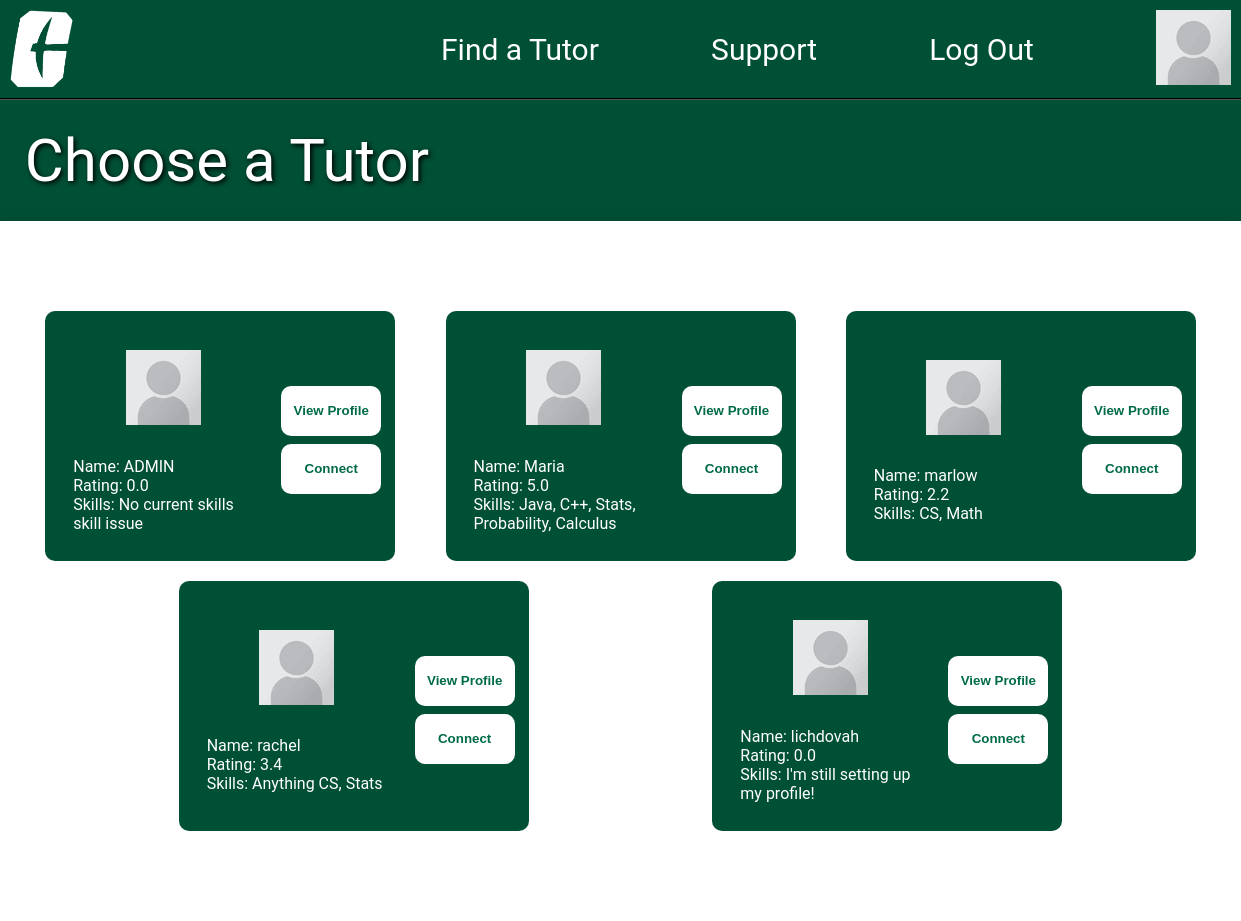
The app's page /choose-a-tutor/ (signed in), older data.
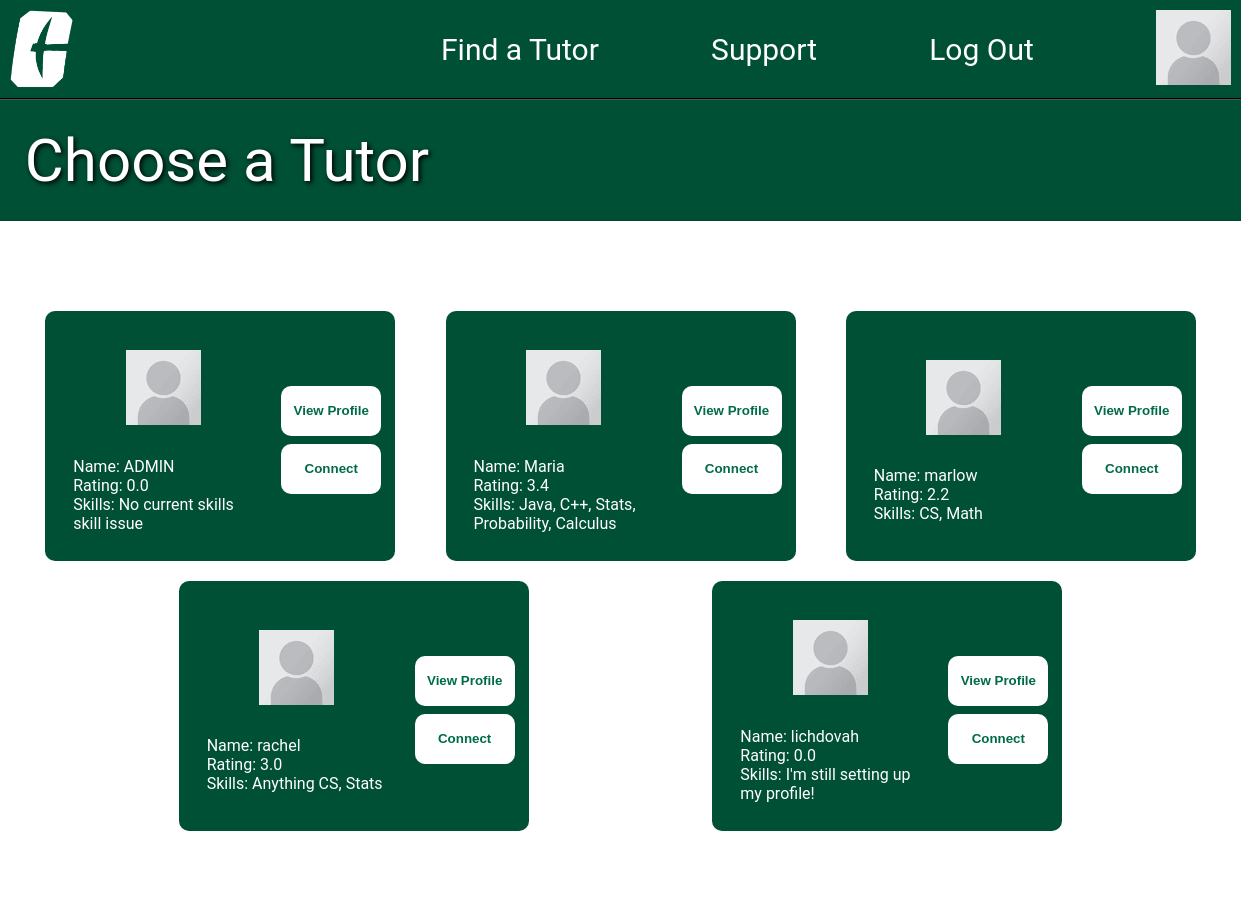
The same page, newer data.
### base/models.py (models this page shows, shortened)
class User(AbstractUser):
    email = models.EmailField(unique=True, null=True)
    bio = models.TextField(null=True, default="I'm still setting up my profile!")
    avatar = models.ImageField(null=True, default="profile-pic-placeholder.png")
    classes = models.ManyToManyField('Classes', blank=True)
    skills = models.TextField(null=True,blank=True, default="I'm still setting up my profile!")
    currentYear = models.CharField(max_length=50, null=True, blank=True, default="I'm still setting up my profile!")
    tutor = models.BooleanField(default=False)
    rating = models.FloatField(default=0.00)
    USERNAME_FIELD = 'email'
    REQUIRED_FIELDS = ['username']

### base/views.py (the view)
# urls.py: path('choose-a-tutor/', views.ChooseATutor, name='choose-a-tutor'),
@login_required(login_url='login')
def ChooseATutor(request):
    tutors = get_tutors_by_skill(request)
    context = {
        'tutors': tutors,
    }
    return render(request, 'base/choose-a-tutor.html', context)

### base/views.py (called while the page is built, shortened)
def get_tutors_by_skill(request):
    query = request.GET.get('q', '').strip()
    tutors = User.objects.all()
    return tutors

### base/templates/base/choose-a-tutor.html
{% extends 'main.html' %}
{% block content %}
<body class="choose-a-tutor">
    <p class = "title-style"">Choose a Tutor</p>
    <div class="choose-a-tutor-Body">
        {% if tutors %}
            {% for tutor in tutors %}
            <div class = "choose-a-tutor-Profile">
                <div class="tutor-card-left">
                    <div class = "choose-a-tutor-Profile-Image"><img src = "../static/images/profile-pic-placeholder.png"/></div>
                    <div class = "choose-a-tutor-Profile-Info">
                        <div class = "choose-a-tutor-Profile-Name">Name: {{tutor.username}}</div>
                        <div class = "choose-a-tutor-Profile-Rating">Rating: {{tutor.rating}}</div>
                        <div class = "choose-a-tutor-Profile-Major">Skills: {{tutor.skills|default:"Not Specified"}}</div>
                    </div>
                </div>
                <div class="tutor-card-right">
                    <div class = "choose-a-tutor-Profile-Button">
                        <a href = "{% url 'user-profile' tutor.id%}" type="submit"><input type="submit" value="View Profile" /></a>
                        <a href = "{% url 'zoom-page' %}" type="submit"><input type="submit" value="Connect" /></a>
                    </div>
                </div>
            </div>
            {% endfor %}
        {% else %}
            <div class="choose-a-tutor-no-tutors-found">
                <p>No tutors found matching your search criteria.</p>
                <p>Please try different keywords or check back later.</p>
            </div>
        {% endif %}
    </div>
</body>
{% endblock %}

### templates/main.html (shortened to what this page needs)
<!DOCTYPE html>
{% load static %}
<html lang="en">
  <head>
    <link rel="stylesheet" href="{% static 'style.css' %}" />
  </head>
  <body>
  {% include 'navbar.html' %}
  {% block content %}
  {% endblock %}
  </body>
</html>

### templates/navbar.html (shortened to what this page needs)
{% load static %}
<link rel="stylesheet" href="{% static 'style.css' %}" />
<div class="bar">
    <div class="bar-left">
        <a href="{% url 'home' %}" class="navbar-pic"><img width = "63px" height = "78px" src="{% static 'images/uncc-logo(new).png' %}"/></a>
    </div>
    <div class="bar-right">
        <a class="navbar-text" href="{% url 'tutor-finder' %}">Find a Tutor</a>
        <a href="{% url 'support' %}" class="navbar-text">Support</a>
        {% if request.user.is_authenticated %}
        <a href="{% url 'logout' %}" class="navbar-text">Log Out</a>
        {% else %}
        <a href="{% url 'login' %}" class="navbar-text">Log In</a>
        {% endif%}
        {% if request.user.is_authenticated %}
            <a class="navbar-pic" href="{% url 'user-profile' request.user.id %}"><img src="{{ user.avatar.url }}"/></a>
        {% else %}
            <a class="navbar-pic" href="{% url 'user-profile' request.user.id %}"><img src="{% static 'images/profile-pic-placeholder.png' %}"/></a>
        {% endif %}
    </div>
</div>

### static/style.css (style rules this page uses)
* { margin: 0; padding: 0; box-sizing: border-box; }
.bar { margin: 0px 0px 0px 0px; height: 100px; width: 100%; background-color: #005035; border-bottom: 2px groove black; display: flex; align-items: flex-start; justify-content: space-between; }
.bar-right { width: 800px; display: flex; align-items: center; justify-content: space-between; }
.bar-left { display: flex; justify-content: flex-start; width: fit-content }
.navbar-pic { margin: 10px 10px 10px 10px; }
.navbar-text { font: 30px "roboto", sans-serif; color: white; text-decoration: none; }
.title-style { color: white; font-size: 60px; margin: 2%; text-shadow: 2px 2px 5px black; }
@media all and (min-width: 1024px) and (max-width: 1728px) { .choose-a-tutor { background-image: url("../static/images/UNCC_Background.jpeg"); background-size: cover; background-repeat: no-repeat; margin: 0; padding: 0; font-family: "Roboto", sans-serif; } }
@media all and (min-width: 1024px) and (max-width: 1728px) { .choose-a-tutor-Body { background-color: white; width: 100%; height: auto; padding: 10vh 5px 10vh 5px; display: flex; justify-content: space-evenly; align-items: flex-start; flex-direction: row; flex-wrap: wrap; box-shadow: 0px 10px 15px black; } }
@media all and (min-width: 1024px) and (max-width: 1728px) { .choose-a-tutor-Profile { display: flex; flex-direction: row; align-items: center; text-align: left; color: white; background-color: #005035; width: 40vh; height: 30vh; min-width: 350px; min-height: 250px; margin: 10px; padding: 10px; border-radius: 10px; transition: 0.3s ease-in-out; } }
@media all and (min-width: 1024px) and (max-width: 1728px) { .tutor-card-left { display: flex; flex-direction: column; align-items: center; text-align: left; padding-left: 10px; } }
@media all and (min-width: 1024px) and (max-width: 1728px) { .choose-a-tutor-Profile-Image { padding: 10%; } }
@media all and (min-width: 1024px) and (max-width: 1728px) { .choose-a-tutor-Profile-Info { padding: 1vh; } }
@media all and (min-width: 1024px) and (max-width: 1728px) { .choose-a-tutor-Profile-Major { width: 180px; } }
@media all and (min-width: 1024px) and (max-width: 1728px) { .choose-a-tutor-Profile-Button { min-width: 200px; padding: 10px 20px; } }
@media all and (min-width: 1024px) and (max-width: 1728px) { .choose-a-tutor-Profile-Button > a { text-decoration: none; } }
@media all and (min-width: 1024px) and (max-width: 1728px) { .choose-a-tutor-Profile-Button > a > input { display: flex; justify-content: space-evenly; align-items: flex-start; font-weight: bold; background-color: white; color: #006b47; border-radius: 10px; border-style: none; height: 5vh; width: 10vh; min-height: 50px; min-width: 100px; margin-top: 1vh; cursor: pointer; transition: 0.3s ease-in-out; } }

### templates/main.html (style rules this page uses)
body { background-color: #005035; }

Row changes from the older to the newer data that the page shows:
changed User "Maria": rating "5.0" → "3.4"
changed User "rachel": rating "3.4" → "3.0"
